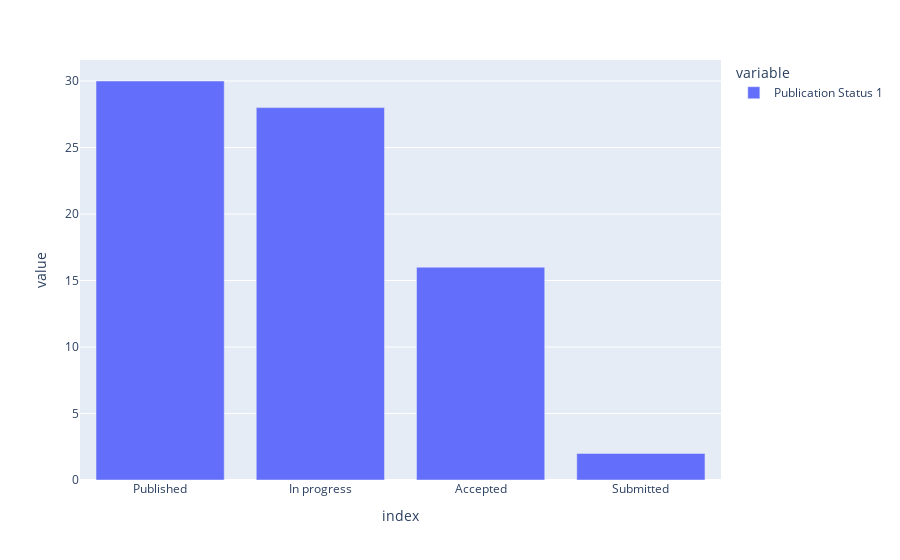

Notebook code cell kept with this figure:
### Code cell
px.bar(to_plot)

### Figure 1 — Plotly figure (JSON) as saved in the notebook; plotly's stock layout.template omitted (floating-point values rounded to 4 significant figures)
{"data": [{"alignmentgroup": "True", "hovertemplate": "variable=Publication Status 1<br>index=%{x}<br>value=%{y}<extra></extra>", "legendgroup": "Publication Status 1", "marker": {"color": "#636efa", "pattern": {"shape": ""}}, "name": "Publication Status 1", "offsetgroup": "Publication Status 1", "orientation": "v", "showlegend": true, "textposition": "auto", "type": "bar", "x": ["Published", "In progress", "Accepted", "Submitted"], "xaxis": "x", "y": [30, 28, 16, 2], "yaxis": "y"}], "layout": {"barmode": "relative", "legend": {"title": {"text": "variable"}, "tracegroupgap": 0}, "margin": {"t": 60}, "xaxis": {"anchor": "y", "domain": [0, 1], "title": {"text": "index"}}, "yaxis": {"anchor": "x", "domain": [0, 1], "title": {"text": "value"}}}}
